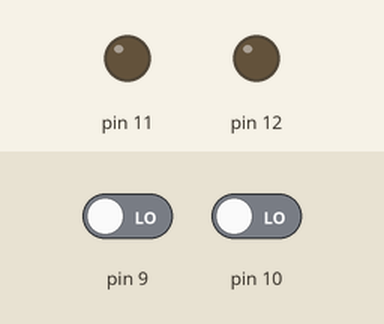
Recording of a sketch running on a simulated Arduino Uno, built with avr-gcc and run on an emulated ATmega328P. On the bench: output pins drawn as LEDs (lit = HIGH). Inputs (shaded band) come from the test bench; at power-on: pin 9 LOW, pin 10 LOW.

Above: at 1.2 s.
1.3 s: pin 9 driven HIGH
At 2.2 s:
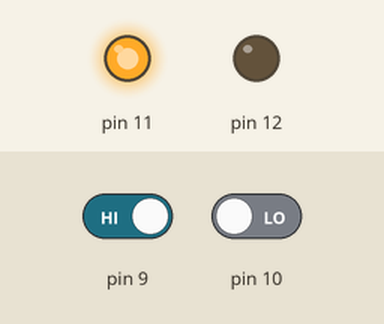
2.8 s: pin 10 driven HIGH
At 3.4 s:
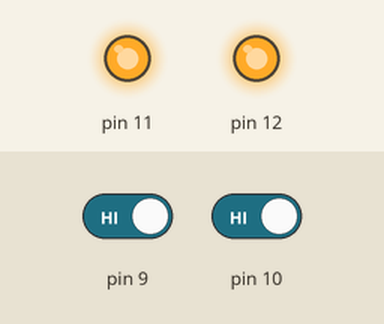
4.3 s: pin 9 driven LOW
At 5.5 s:
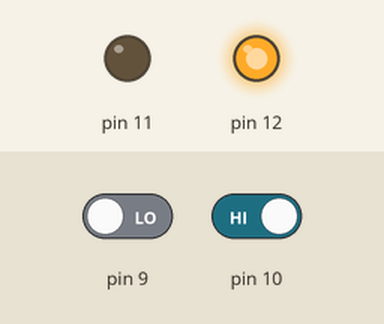
5.8 s: pin 10 driven LOW
At 6.9 s:
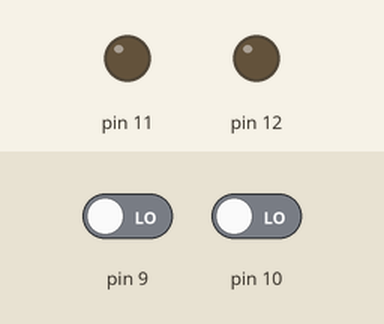
Timing chart, 0 to 8.3 s (numbered marks = the images above; inputs shaded):
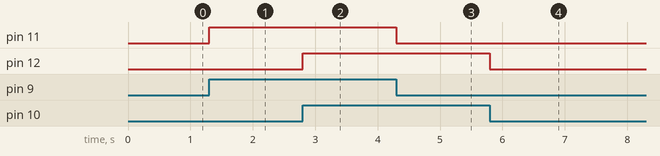

Measured:
- after the input at 1.3 s, pin 11: LOW → HIGH at once
- after the input at 2.8 s, pin 12: LOW → HIGH at once
- after the input at 4.3 s, pin 11: HIGH → LOW at once
- after the input at 5.8 s, pin 12: HIGH → LOW at once

The sketch:

RelaisMoteur.ino
```cpp
boolean etat_bouton1 = LOW ;
boolean etat_bouton2 = LOW ;

void setup ()
{

  pinMode(9, INPUT);
  pinMode(10, INPUT);
  pinMode(11, OUTPUT);
  pinMode(12, OUTPUT);

}


void loop ()
{

  etat_bouton1 = digitalRead (9) ;
  etat_bouton2 = digitalRead (10) ;

  if (etat_bouton1 == HIGH)
  {
    digitalWrite(11, HIGH);
  }

  if (etat_bouton1 == LOW)
  {
    digitalWrite(11, LOW);
  }

  if (etat_bouton2 == HIGH)
  {
    digitalWrite(12, HIGH);
  }

  if (etat_bouton2 == LOW)
  {
    digitalWrite(12, LOW);
  }

}
```
